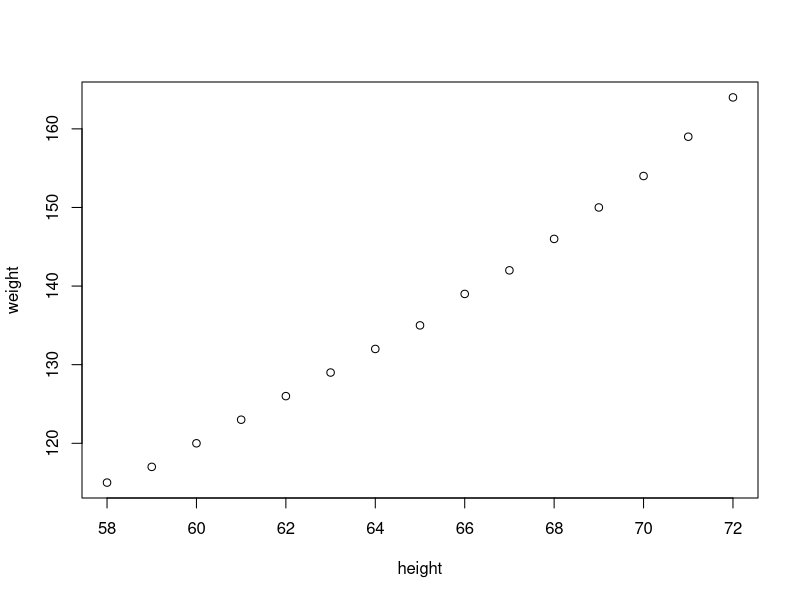
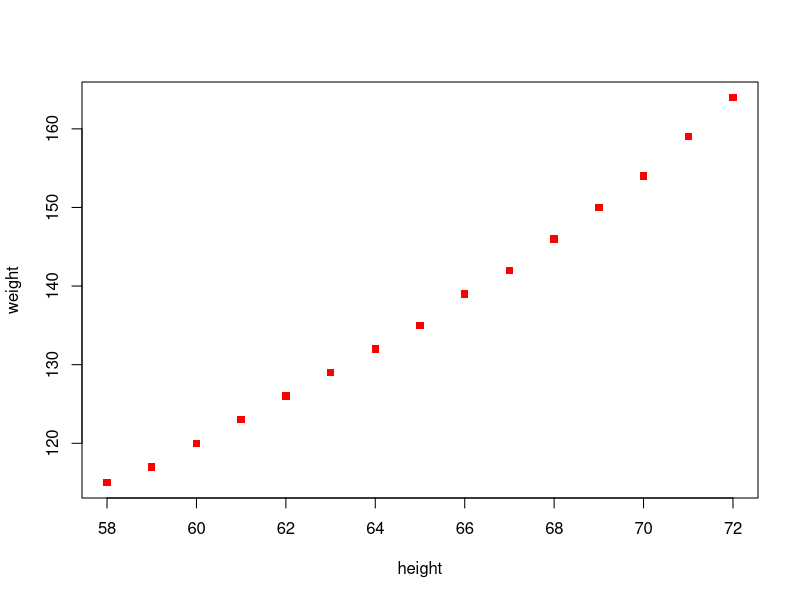
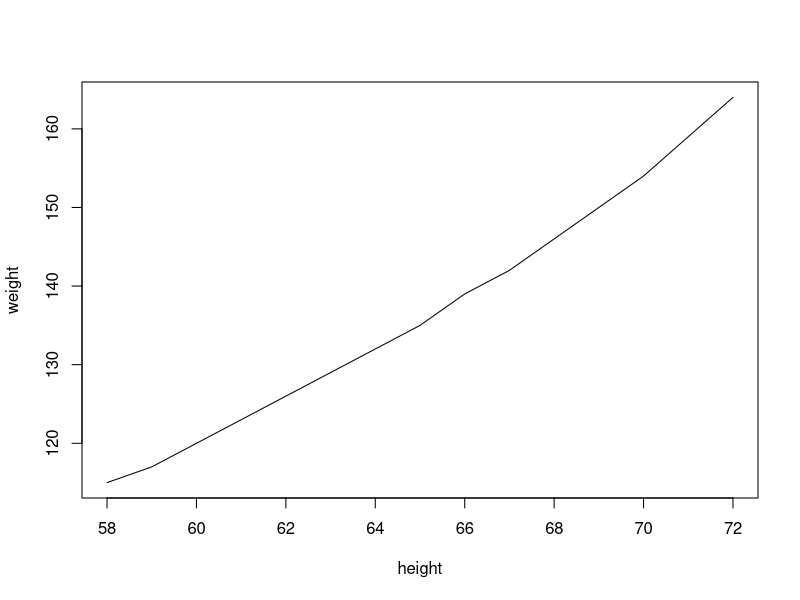
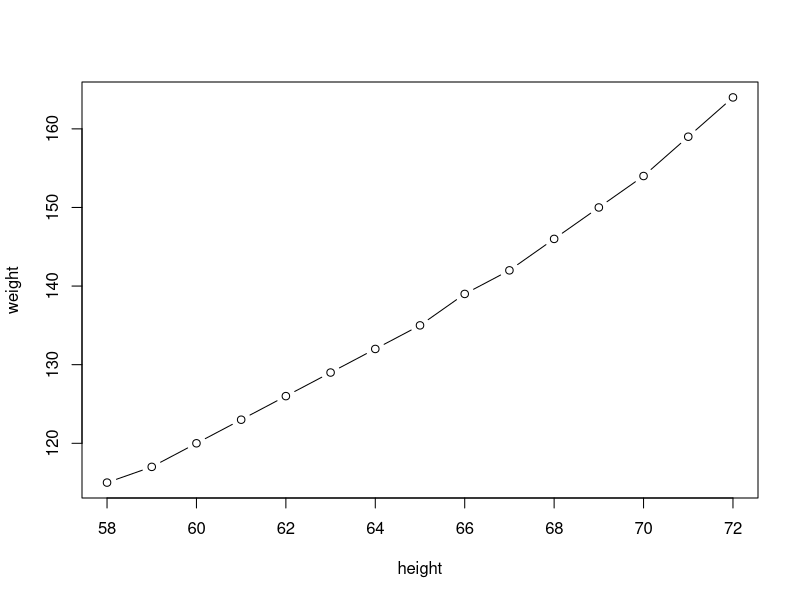
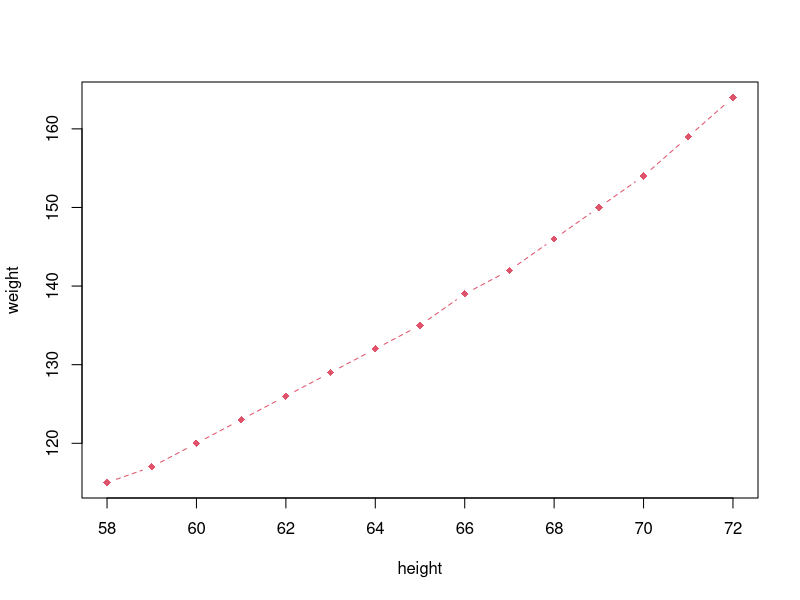
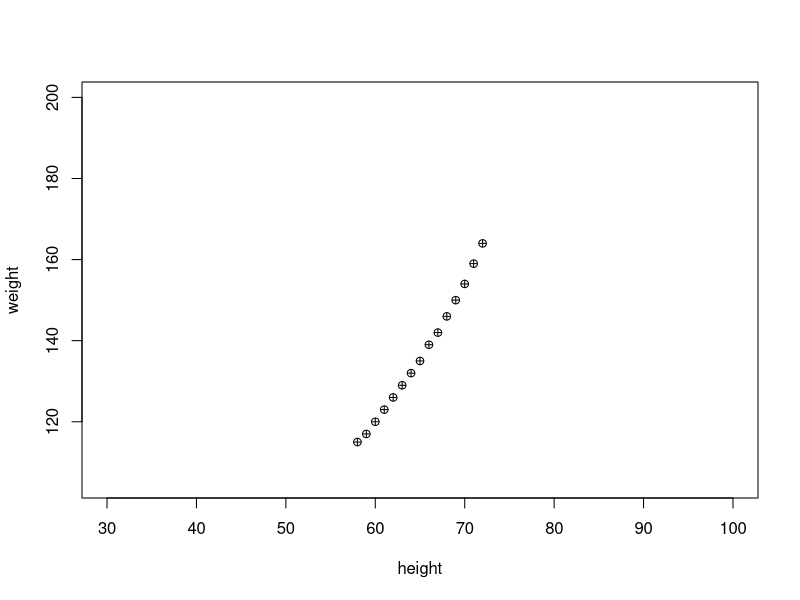
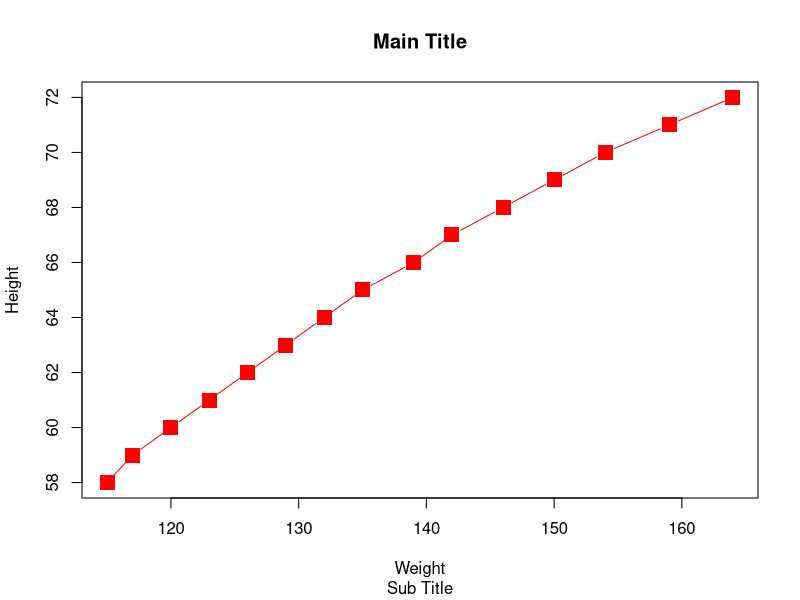
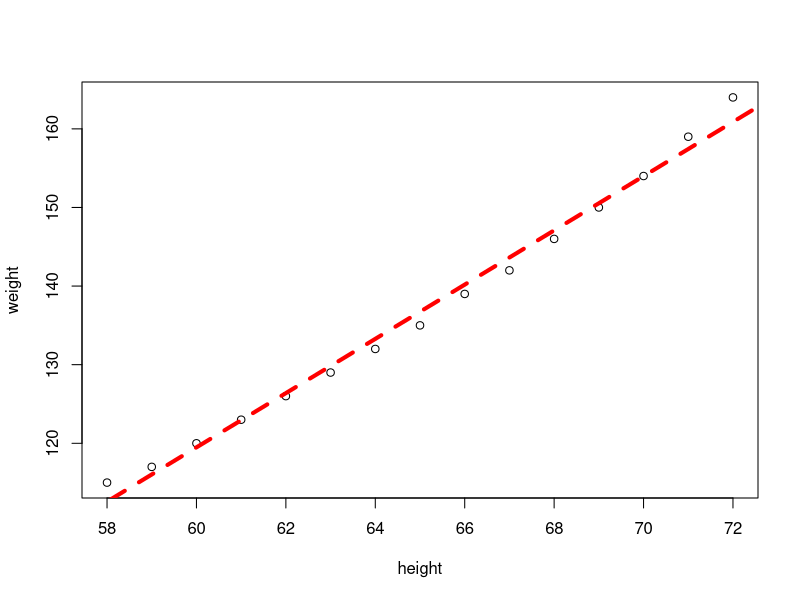

Source code (R) for these figures, in order: (Note: this script raises an error after producing the figures.)
# Combined Plots
#plot, histogram, pie, boxplot, linechart, correlation plot

#plot
women
?plot
plot(women)
plot(women, type='p', pch=15, col='red')
plot(women, type='l')
plot(women, type='b')
plot(women, type='b', pch=18, lty=2, col=2)
plot(women, xlim=c(30,100), ylim=c(min(women$weight)-10, 200), pch=10)

#more features with plot
plot(x=women$weight, y=women$height, pch=15, xlab='Weight', ylab='Height', col='red', cex=2, type='b')
title(main='Main Title', sub='Sub Title')
#see cheat sheet on base graphs

plot(women)
?abline
?lm
abline(lm(women$weight ~ women$height), col='red', lty=2, lwd=4)


#boxplot
boxplot(women$height)
abline(h=c(58, 62,65,68,72))

#draw lines on plot for number summary
summary(women)
quantile(women$height)
quantile(women$height, seq(0,1,.1))
quantile(women$height, seq(0,1,.01))
stem(women$height)
boxplot(women$height, col='green')
abline(h=quantile(women$height))
?text
text(1+.2, quantile(women$height), labels=c('min','1Q','median','3Q','max'))

#histogram
factor(women$height)
?hist
hist(women$height)
hist(women$height, breaks=10)
hist(women$height, breaks=5, col=1:5)

#histogram2
(x = rnorm(100,50,10))
hist(x)

hist(x, freq=F, col=1:5)
lines(density(x))

#density plot : shape of data
plot(density(x), col='red')

#pie
gender
table(gender)
pie(table(gender))
x = c(10,20,40,50)
pie(x)
xlabels = c('A','B','C','D')
x/sum(x)
(labels2 = paste(xlabels, round(x/sum(x),2) * 100 , sep='-'))
pie(x, labels=labels2)
x
#barplot
barplot(x,col=1:4)
barplot(x,col=1:4, horiz = T)

#correlation plot
pairs(women)
cor(women$height,women$weight)
cov(women$height, women$weight)
head(mtcars)

cor(mtcars)
names(mtcars)
pairs(mtcars)
pairs(mtcars[1:4])
options(digits=4)
pairs(mtcars[c('mpg', 'wt','hp')])